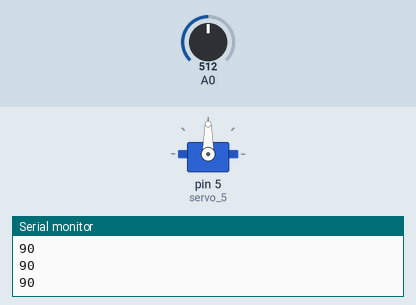
A sketch run on a simulated Arduino Uno, built with avr-gcc and run on an emulated ATmega328P. On the bench: servo, the last lines printed to the serial monitor. The inputs (shaded band) are chosen by the test bench; at power-on: A0 = 512.

Above: at 1.2 s.
1.3 s: A0 set to 716
At 1.6 s:
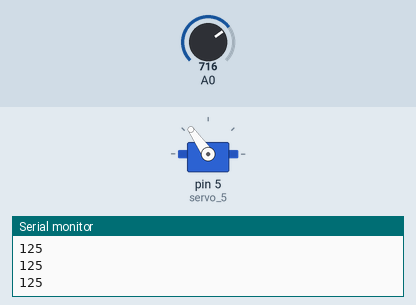
2.8 s: A0 set to 900
At 3.9 s:
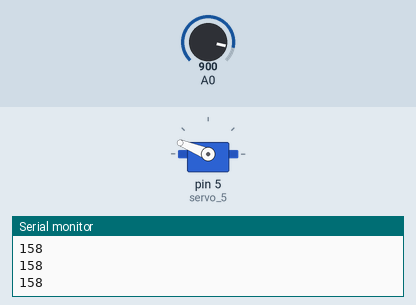
4.3 s: A0 set to 1023
At 5.0 s:
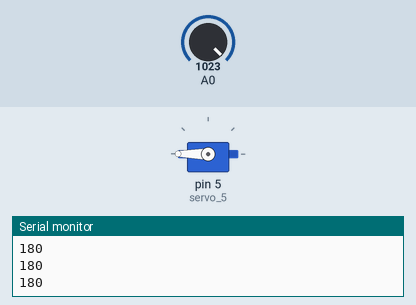
5.8 s: A0 set to 306
At 6.4 s:
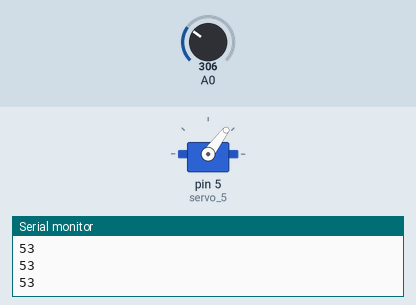
7.3 s: A0 set to 122
At 8.4 s:
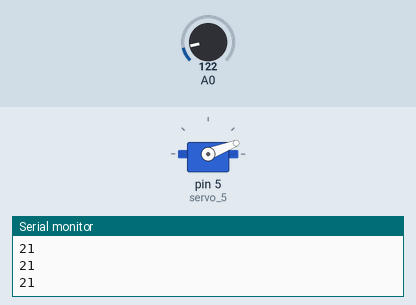
8.8 s: A0 set to 0
At 9.6 s:
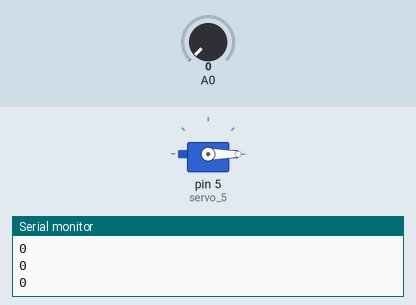
Timing chart, 0 to 11.3 s (numbered marks = the images above; inputs shaded):
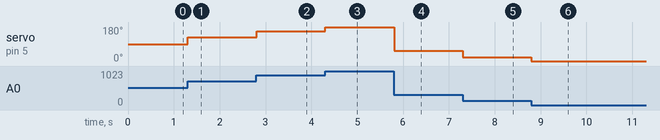

Measured:
- after the input at 1.3 s, servo on pin 5 (servo_5): 90° → 125° at once
- after the input at 2.8 s, servo on pin 5 (servo_5): 125° → 158° at once
- after the input at 4.3 s, servo on pin 5 (servo_5): 158° → 180° at once
- after the input at 5.8 s, servo on pin 5 (servo_5): 180° → 53° at once
- after the input at 7.3 s, servo on pin 5 (servo_5): 53° → 21° at once
- after the input at 8.8 s, servo on pin 5 (servo_5): 21° → 0° at once

The sketch:

Sensors_and_Actuator.ino
```cpp
// C++ code
//
#include <Servo.h>

int output = 0;

int sensor_value = 0;

Servo servo_5;

void setup()
{
  pinMode(A0, INPUT);
  servo_5.attach(5, 500, 2500);
  Serial.begin(9600);
}

void loop()
{
  sensor_value = analogRead(A0);
  output = map(sensor_value, 0, 1023, 0, 180);
  servo_5.write(output);
  Serial.println(output);
  delay(10); // Delay a little bit to improve simulation performance
}
```
